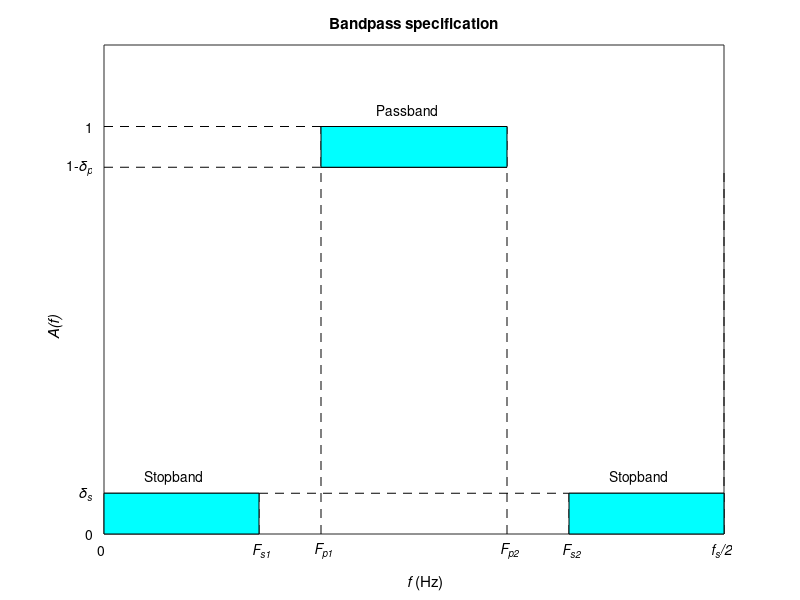

The MATLAB script that drew this image: (Note: this script raises an error after producing the figure.)
function fig5_8

% FIGURE 5.8:  Bandpass filter specifications (linear) 

clc
clear
fprintf ('Figure 5.8: Bandpass filter specifications (linear)\n\n')

% Draw lines

delta_p = 0.1;
delta_s = 0.1;
F_s1 = 0.25;
F_p1 = 0.35;
F_p2 = 0.65;
F_s2 = 0.75;
figure
plot ([0 F_p1],[1 1],'--k',[0 F_p1],[1-delta_p 1-delta_p],'--k')
axis ([0 1 0 1.2])
hold on
plot ([F_p1 F_p1],[0 1],'--k')
plot ([F_p2 F_p2],[0 1],'--k')
plot ([F_p1 F_p2],[1 1],'k',[F_p1 F_p2],[1-delta_p 1-delta_p],'k')
plot ([F_s1 F_s1],[0 delta_s],'--k')
plot ([F_s2 F_s2],[0 delta_s],'--k')
plot ([1 1],[0 1-delta_p],'--k')
plot ([0 F_s1],[delta_s delta_s],'k')
plot ([F_s2 1],[delta_s delta_s],'k')
plot ([F_s1 F_s2],[delta_s delta_s],'--k')
fill ([F_p1 F_p2 F_p2 F_p1],[1-delta_p 1-delta_p 1 1],'c')
fill ([0 F_s1 F_s1 0],[0 0 delta_s delta_s],'c')
fill ([F_s2 1 1 F_s2],[0 0 delta_s delta_s],'c')

% Add labels

dx = 0.01;
dy = 0.04;
text (-0.03,1,'1')
text (-0.06,1-delta_p,'1-{\it\delta_p}')
text (-0.04,delta_s,'\it{\delta_s}')
text (-0.03,0,'0')
text (0-dx,-dy,'0')
text (F_s1-dx,-dy,'\it{F_{s1}}')
text (F_p1-dx,-dy,'\it{F_{p1}}')
text (F_p2-dx,-dy,'\it{F_{p2}}')
text (F_s2-dx,-dy,'\it{F_{s2}}')
text (1-2*dx,-dy,'\it{f_s/2}')
text (F_s1/2-6*dx,delta_s+dy,'Stopband')
text ((F_s2+1)/2-6*dx,delta_s+dy,'Stopband')
text ((F_p1+F_p2)/2-6*dx,1+dy,'Passband')
set (gca,'Xtick',[])
set (gca,'Ytick',[])
title ('Bandpass specification')
text (0.5-dx,-3*dy,'{\itf }(Hz)','FontSize',11)
text (-8*dx,0.5-dy/2,'\it{A(f)}','Rotation',90,'FontSize',11)
f_wait
